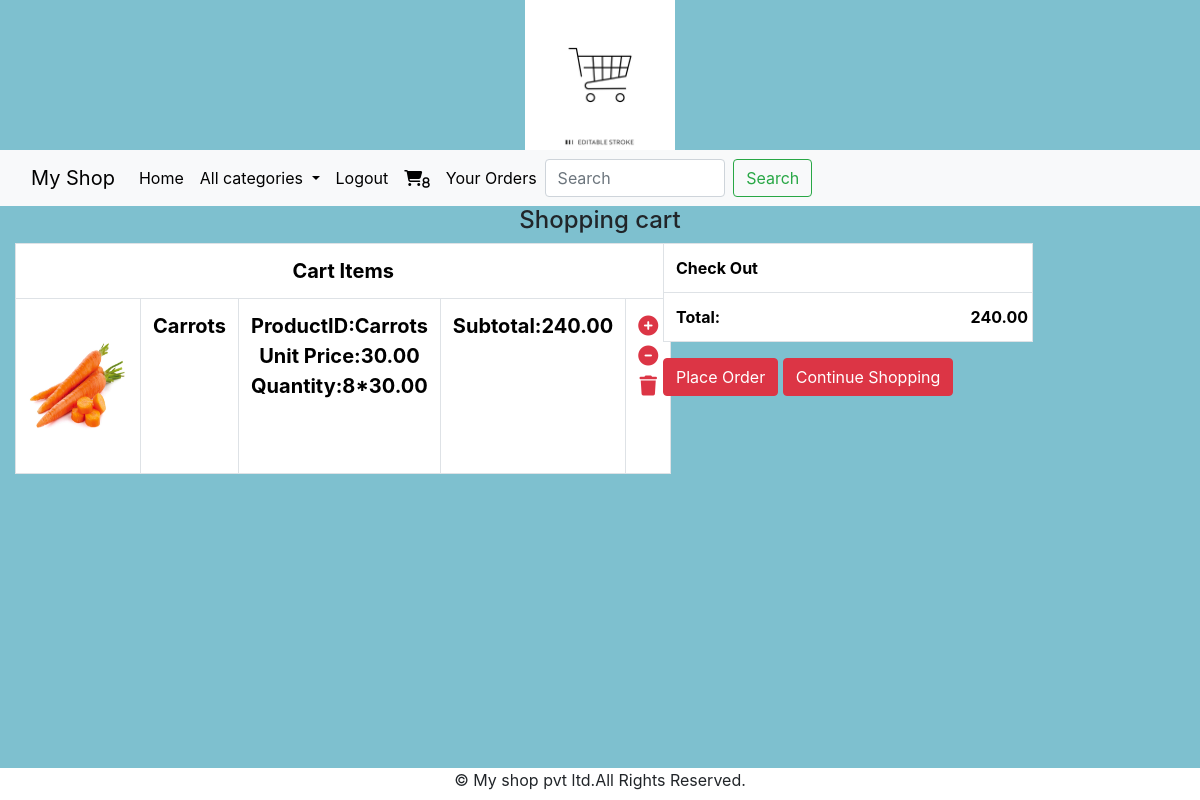
/cart/cartview (signed in), run on the app's committed database.
### cart/models.py (models this page shows, shortened)
class Cart(models.Model):
    product=models.ForeignKey(Products,on_delete=models.CASCADE)
    quantity=models.IntegerField()
    user=models.ForeignKey(User,on_delete=models.CASCADE)
    date_added=models.DateTimeField(auto_now_add=True)
    def subtotal(self):
        return self.quantity*self.product.price

### shop/models.py (models this page shows, shortened)
class Products(models.Model):
    name=models.CharField(max_length=30)
    desc=models.TextField()
    image=models.ImageField(upload_to="images/product",null=True,blank=True)
    price=models.DecimalField(max_digits=10,decimal_places=2)
    category=models.ForeignKey(Category,on_delete=models.CASCADE)
    stock=models.IntegerField()
    available=models.BooleanField(default=True)
    created=models.DateTimeField(auto_now_add=True)
    updated=models.DateTimeField(auto_now=True)

### cart/views.py (the view)
# urls.py: path('cartview',views.cartview,name="cartview"),
@login_required
def cartview(request):
    u=request.user
    cart=Cart.objects.filter(user=u)
    total=0
    for i in cart:
        total+=i.quantity*i.product.price
    return render(request,'cartview.html',{'c':cart,'total':total})

### cart/context_processors.py (called while the page is built)
def total(request):
    item_count=0
    if request.user:
        u=request.user
        try:
            cart=Cart.objects.filter(user=u)
            for i in cart:
                item_count+=i.quantity
        except:
            item_count=0
        return {'count':item_count}

### shop/context_processors.py (called while the page is built)
def menu_links(request):
    c=Category.objects.all()
    return {'links':c}

### templates/cartview.html
<!DOCTYPE html>
{% extends 'base.html' %}
{% load static %}
{% block content %}
<div class="container-fluid" style="margin-bottom:100px;">
    <div class="row">
        <h4 class="text-center">Shopping cart</h4>
        <div class="col-6">
            <table class="table table-bordered text-center fs-5">
                <tr>
                    <th colspan="5" class="text-center">Cart Items</th>
                </tr>
                {% for i in c %}
                <tr>
                    <td><img src="{{i.product.image.url}}" height="150px" width="100px"></td>
                    <td>
                        <b>{{i.product.name}}</b>
                    </td>
                    <td><b>ProductID:{{i.product.name}}</b><br>
                        <b>Unit Price:{{i.product.price}}</b><br>
                        <b>Quantity:{{i.quantity}}*{{i.product.price}}</b><br><br>
                    </td>
                    <td><b>Subtotal:{{i.subtotal}}</b></td>
                    <td>
                        {% if i.product.stock > 0 %}
                        <a href="{% url 'cart:addtocart' i.product.name %}"><i class="fa-solid fa-circle-plus text-danger"></i></a>
                        <a href="{% url 'cart:cart_remove' i.product.name %}"><i class="fa-solid fa-circle-minus text-danger"></i></a>
                        <a href="{% url 'cart:full_remove' i.product.name %}"><i class="fa-solid fa-trash text-danger"></i></a>
                    {% else %}
                        <a href="{% url 'cart:cart_remove' i.product.name %}"><i class="fa-solid fa-circle-minus text-danger"></i></a>
                        <a href="{% url 'cart:full_remove' i.product.name %}"><i class="fa-solid fa-trash text-danger"></i></a>
                    {% endif %}
                    </td>
                </tr>
                {% endfor %}
            </table>
        </div>
        <div class="container col-4 ms-5">
            <table class="table table-bordered">
                <tr>
                    <th colspan="5">Check Out</th>
                </tr>
                <tr>
                    <th>Total:<span style="position:absolute;right:20px;">{{total}}</span></th>
                </tr>
            </table>
            <a href="{% url 'cart:orderform' %}" class="btn btn-danger">Place Order</a>
            <a href="{% url 'shop:allcat' %}" class="btn btn-danger">Continue Shopping</a>
        </div>
    </div>
</div>
{% endblock %}

### static/css/style.css (style rules this page uses)
body { background-color: #7ec0cf; }

### data on the page
Cart: product.image (picture), product.name "Carrots", product.price "30.00", quantity "8", subtotal "240.00"

### other printed values
{{ count }} "8"
{{ total }} "240.00"
